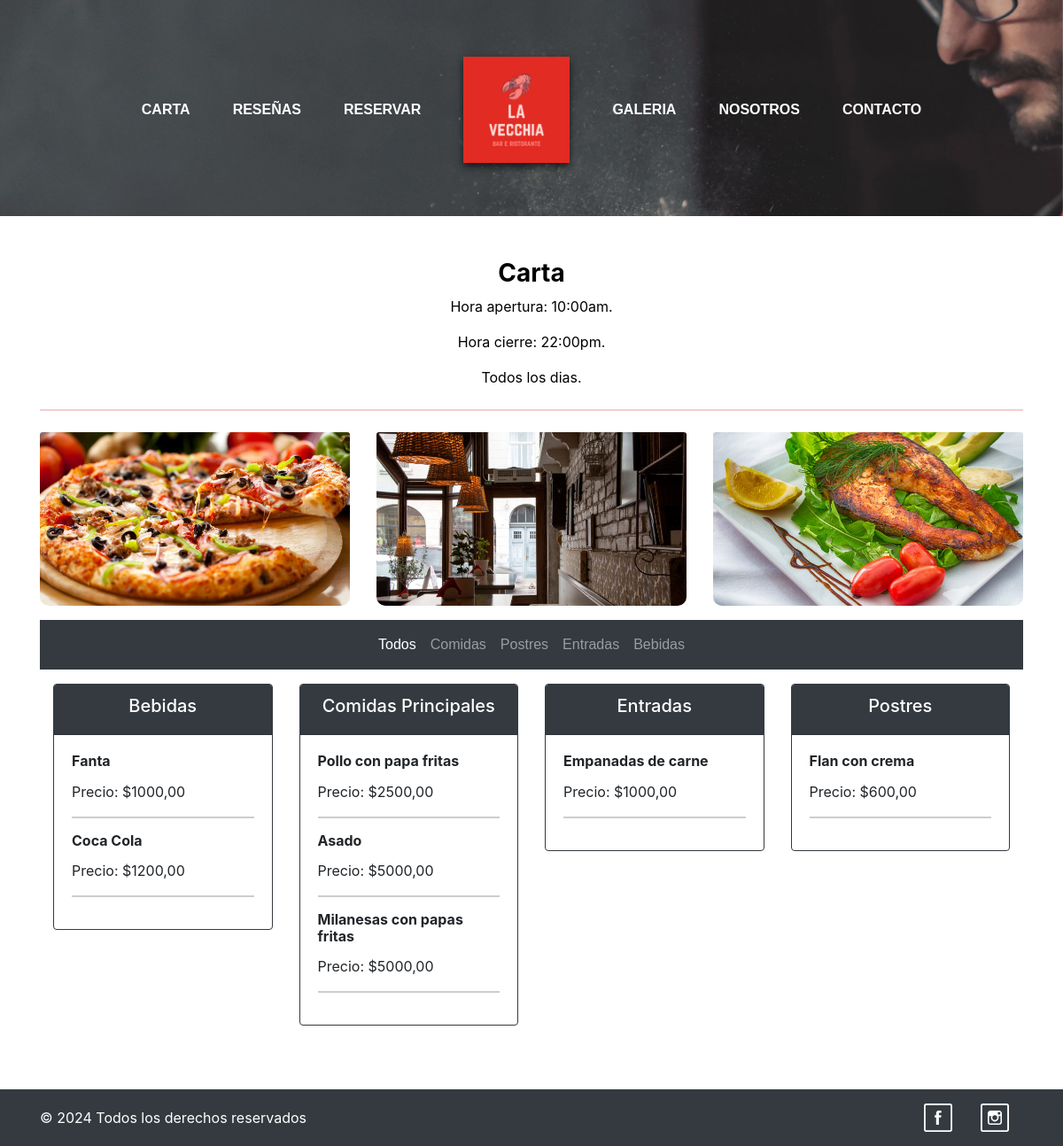
/carta/, run on the app's committed database.
### myapp/models.py (models this page shows, shortened)
class Galeria(models.Model):
    nombre = models.CharField(max_length=50)
    imagen = models.ImageField(upload_to= "imagenes/", null = True)

class Carta(models.Model):
    TIPO_CHOICES = [
        ('Bebidas', 'Bebidas'),
        ('Postres', 'Postres'),
        ('Comidas', 'Comidas'),
        ('Entradas', 'Entradas'),
    ]
    nombre = models.CharField(max_length=50)
    precio = models.DecimalField(max_digits=10, decimal_places=2)
    tipo = models.CharField(max_length=20, choices=TIPO_CHOICES)

### myapp/views.py (the view)
# urls.py: path('carta/', views.carta, name='carta'),
def carta(request, categoria=None):
    if categoria: #verifica si se proporciono una categoria a la URL
        carta = Carta.objects.filter(tipo=categoria)#si no se proporciono una caterogia, trae todas las instancias de carta
    else:
        carta = Carta.objects.all()
    galeria = Galeria.objects.all()
    tipos_comida = Carta.objects.values('tipo').annotate(count=Count('tipo'))
    return render(request, "carta.html", {"carta": carta, "galeria": galeria, "tipos_comida": tipos_comida, "categoria_seleccionada": categoria})

### myapp/templates/carta.html (shortened to what this page needs)
{% extends "layouts/base.html" %}
{% load static %}
{% block content %}
<div class="container mt-5 mb-5">
  <div class="text-black text-center">
    <h3 class="fw-bold">Carta</h3>
    <p>Hora apertura: 10:00am.</p>
    <p>Hora cierre: 22:00pm.</p>
    <p>Todos los dias.</p>
    <hr class="border-danger border-2 border-dashed w-40 my-4" />
  </div>
  <div class="row justify-content-center mt-3">
    {% for gale in galeria|slice:":3" %}
    <div class="col-md-4 mb-3">
      <div class="text-center">
        <img
          class="card-img-top gallery-img img-fluid"
          src="{{ gale.imagen.url }}"
          alt="{{ gale.nombre }}"
        />
      </div>
    </div>
    {% endfor %}
  </div>
  <nav class="navbar navbar-expand-lg navbar-dark bg-dark">
    <div class="container">
      <div class="collapse navbar-collapse" id="navbarNav">
        <ul class="navbar-nav mx-auto">
          <li class="nav-item">
            <a
              class="nav-link {% if not categoria_seleccionada %}active{% endif %}"
              href="{% url 'carta' %}"
              >Todos</a
            >
          </li>
          <li class="nav-item">
            <a
              class="nav-link {% if categoria_seleccionada == 'Comidas Principales' %}active{% endif %}"
              href="{% url 'carta_categoria' categoria='Comidas Principales' %}"
              >Comidas</a
            >
          </li>
          <li class="nav-item">
            <a
              class="nav-link {% if categoria_seleccionada == 'Postres' %}active{% endif %}"
              href="{% url 'carta_categoria' categoria='Postres' %}"
              >Postres</a
            >
          </li>
          <li class="nav-item">
            <a
              class="nav-link {% if categoria_seleccionada == 'Entradas' %}active{% endif %}"
              href="{% url 'carta_categoria' categoria='Entradas' %}"
              >Entradas</a
            >
          </li>
          <li class="nav-item">
            <a
              class="nav-link {% if categoria_seleccionada == 'Bebidas' %}active{% endif %}"
              href="{% url 'carta_categoria' categoria='Bebidas' %}"
              >Bebidas</a
            >
          </li>
        </ul>
      </div>
    </div>
  </nav>
  <div class="container mt-3" id="comidas-container">
    <div class="row">
      {% for tipo in tipos_comida %}
      <div class="col-md-3 mb-4">
        <div class="card border-dark">
          <div class="card-header bg-dark text-white text-center">
            <h5>{{ tipo.tipo }}</h5>
          </div>
          <div class="card-body">
            {% for comida in carta %} {% if comida.tipo == tipo.tipo %}
            <div class="mb-3">
              <h6 class="card-title fw-bold">{{ comida.nombre }}</h6>
              <p class="card-text">Precio: ${{ comida.precio }}</p>
              <hr class="border-dark border-2 border-dashed w-30 my-2" />
            </div>
            {% endif %} {% endfor %}
          </div>
        </div>
      </div>
      {% endfor %}
    </div>
  </div>
</div>
{% endblock content %}

### myapp/templates/layouts/base.html (shortened to what this page needs)
{% load static %}
<!DOCTYPE html>
<html lang="en">
  <head>
    <link
      rel="stylesheet"
      type="text/css"
      href="{% static 'css/styles.css' %}"
    />
    <link
      href="https://cdn.jsdelivr.net/npm/bootstrap@5.3.2/dist/css/bootstrap.min.css"
      rel="stylesheet"
    />
    <link
      rel="stylesheet"
      href="https://cdn.jsdelivr.net/npm/bootstrap-icons@1.10.0/font/bootstrap-icons.css"
    />
    <link
      rel="stylesheet"
      href="https://stackpath.bootstrapcdn.com/bootstrap/4.5.2/css/bootstrap.min.css"
    />
  </head>
  <body>
    <div class="container">
      <nav
        class="navbar navbar-expand-lg mb-4 mt-5 bg-transparent"
        style="z-index: 2"
      >
        <div class="container">
          <div class="collapse navbar-collapse justify-content-center">
            <ul
              class="navbar-nav fs-5 text d-flex align-items-center"
              style="margin-right: auto; margin-left: auto"
            >
              <li class="nav-item mx-3">
                <a
                  class="nav-link text-white fw-bold hover-zoom"
                  href="{% url 'carta' %}"
                  >CARTA</a
                >
              </li>
              <li class="nav-item mx-3">
                <a
                  class="nav-link text-white fw-bold hover-zoom"
                  href="{% url 'reseñas' %}"
                  >RESEÑAS</a
                >
              </li>
              <li class="nav-item mx-3">
                <a
                  class="nav-link text-white fw-bold hover-zoom"
                  href="{% url 'reserva' %}"
                  >RESERVAR</a
                >
              </li>
              <li class="nav-item mx-3">
                <a class="nav-link" href="{% url 'index' %}">
                  <img
                    src="{% static 'img/logo-restaurante.webp' %}"
                    alt="Logo Restaurante"
                    style="
                      height: 120px;
                      width: 120px;
                      box-shadow: 0px 4px 8px rgba(0, 0, 0, 0.7);
                    "
                  />
                </a>
              </li>
              <li class="nav-item mx-3">
                <a
                  class="nav-link text-white fw-bold hover-zoom"
                  href="{% url 'galeria' %}"
                  >GALERIA</a
                >
              </li>
              <li class="nav-item mx-3">
                <a
                  class="nav-link text-white fw-bold hover-zoom"
                  href="{% url 'nosotros' %}"
                  >NOSOTROS</a
                >
              </li>
              <li class="nav-item mx-3">
                <a
                  class="nav-link text-white fw-bold hover-zoom"
                  href="{% url 'contacto' %}"
                  >CONTACTO</a
                >
              </li>
            </ul>
          </div>
        </div>
      </nav>
    </div>
     {% block content %} {% endblock %}
    <footer class="bg-dark text-white text-center py-3">
      <div class="container">
        <div class="d-flex justify-content-between align-items-center">
          <div>
            <p class="m-0">© 2024 Todos los derechos reservados</p>
          </div>
          <div class="mx-3 ml-auto">
            <a
              href="https://www.facebook.com/"
              class="text-white text-decoration-none underline"
              target="_blank"
              ></a
            >
          </div>
          <div class="mx-3">
            <a
              href="https://www.instagram.com/"
              class="text-white text-decoration-none underline"
              target="_blank"
              ></a
            >
          </div>
        </div>
      </div>
    </footer>
  </body>
</html>

### myapp/static/css/styles.css (style rules this page uses)
.navbar-nav .nav-link { font-family: 'Your Font', sans-serif; font-size: 16px; }
.gallery-img { border-radius: 10px; width: 100%; height: auto; }

### data on the page
Galeria: imagen (picture)
Galeria: imagen (picture)
Galeria: imagen (picture)
Carta: nombre "Fanta", precio "1000,00"
Carta: nombre "Coca Cola", precio "1200,00"
Carta: nombre "Pollo con papa fritas", precio "2500,00"
Carta: nombre "Asado", precio "5000,00"
Carta: nombre "Milanesas con papas fritas", precio "5000,00"
Carta: nombre "Empanadas de carne", precio "1000,00"
Carta: nombre "Flan con crema", precio "600,00"

### other printed values
{{ tipo.tipo }} "Bebidas" "Comidas Principales" "Entradas" "Postres"
